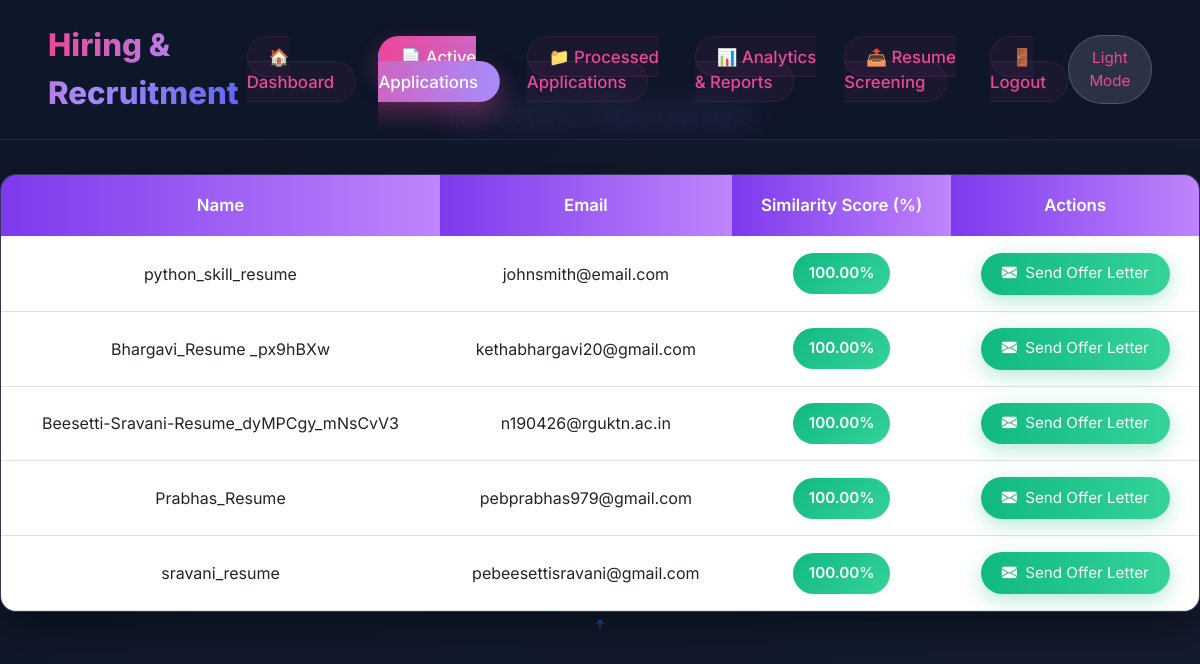
Screenshot of /application/ with the database file from the repository.
### users/models.py (models this page shows, shortened)
class RankedResume(models.Model):
    name = models.CharField(max_length=255, blank=True)
    email = models.EmailField(unique=True)
    phone_number = models.CharField(max_length=15, blank=True)
    role = models.CharField(max_length=255, blank=True)
    similarity_score = models.FloatField()
    resume_file = models.FileField(upload_to='resumes/', null=True)
    status = models.CharField(max_length=20, default='present')
    created_at = models.DateTimeField(auto_now_add=True)

### users/views.py (the view)
# urls.py: path('application/',usr.application,name='application'),
def application(request):
    applications = RankedResume.objects.filter(status='present')
    return render(request, 'users/applications.html', {"results": applications})

### assets/templates/users/applications.html (shortened to what this page needs)
{% extends 'users/userbase.html' %}
{% load static %}
{% block content %}
<div class="results-wrapper">
  <div class="page-header">
    <h2 class="page-title">Ranked Resumes</h2>
  </div>
  <div class="results-card">
    {% if results %}
    <div class="table-responsive">
      <table class="table">
        <thead>
          <tr>
            <th>Name</th>
            <th>Email</th>
            <th>Similarity Score (%)</th>
            <th>Actions</th>
          </tr>
        </thead>
        <tbody>
          {% for result in results %}
            {% if result %}
            <tr>
              <td data-label="Name">{{ result.name }}</td>
              <td data-label="Email">{{ result.email }}</td>
              <td data-label="Similarity Score">
                <span class="score-badge
                  {% if result.similarity_score >= 80 %}score-high
                  {% elif result.similarity_score >= 75 %}score-medium
                  {% else %}score-low{% endif %}">
                  {{ result.similarity_score|floatformat:2 }}%
                </span>
              </td>
              <td data-label="Actions">
                <form method="post" action="{% url 'send_email' %}" style="display:inline;">
                  <button type="submit" class="btn-send-offer btn-sm">
                    <i class="bi bi-envelope-fill me-1"></i> Send Offer Letter
                  </button>
                </form>
              </td>
            </tr>
            {% endif %}
          {% endfor %}
        </tbody>
      </table>
    </div>
    {% else %}
    <div class="no-data">
      <i class="bi bi-file-earmark-x"></i><br><br>
      No resumes processed yet.<br>
      Upload resumes to get ranked results and send offer letters.
    </div>
    {% endif %}
  </div>
</div>
{% endblock %}

### assets/templates/users/userbase.html (style rules this page uses)
:root { --primary: #6366f1; --primary-dark: #4f46e5; --accent: #ec4899; --dark: #0f172a; --dark-800: #1e293b; --light: #f8fafc; --gray: #94a3b8; --text: #f8fafc; --bg-start: #0f172a; --bg-end: #1e293b; --overlay: rgba(15, 23, 42, 0.68); --header-bg: rgba(15, 23, 42, 0.82); --header-border: rgba(99, 102, 241, 0.18); --navbar-link: #ec4899; --navbar-link-bg: rgba(236, 72, 153, 0.05); --navbar-link-border: rgba(236, 72, 153, 0.12); --theme-button-bg: rgba(255,255,255,0.12); --theme-button-border: rgba(255,255,255,0.18); --theme-button-hover: rgba(255,255,255,0.18); }
body { font-family: 'Inter', system-ui, sans-serif; background: linear-gradient(135deg, var(--bg-start) 0%, var(--bg-end) 100%); color: var(--text); min-height: 100vh; background-attachment: fixed; margin: 0; }
body::before { content: ""; position: fixed; inset: 0; background: var(--overlay); z-index: -2; }

### assets/templates/users/applications.html (style rules this page uses)
.page-header { text-align: center; margin-bottom: 2.5rem; }
.page-title { font-size: 2.3rem; font-weight: 700; background: linear-gradient(90deg, #ec4899, #a78bfa, #6366f1); -webkit-background-clip: text; -webkit-text-fill-color: transparent; margin-bottom: 0.8rem; }
.results-card { background: rgba(30, 41, 59, 0.75); backdrop-filter: blur(12px); -webkit-backdrop-filter: blur(12px); border: 1px solid rgba(167, 139, 250, 0.18); border-radius: 16px; overflow: hidden; box-shadow: 0 15px 40px rgba(0,0,0,0.45); animation: fadeInUp 0.8s ease-out; }
.table { margin-bottom: 0; color: #e2e8f0; }
.table thead th { background: linear-gradient(90deg, #7c3aed, #c084fc); color: white; font-weight: 600; text-align: center; border: none; padding: 1.1rem 1rem; font-size: 1.05rem; }
.table tbody tr { background: rgba(15, 23, 42, 0.35); transition: all 0.25s ease; }
.table td { vertical-align: middle; text-align: center; padding: 1rem 0.9rem; border-top: 1px solid rgba(167,139,250,0.08); }
.score-high { background: linear-gradient(135deg, #10b981, #34d399); color: white; }
.score-badge { display: inline-block; padding: 0.55rem 1rem; border-radius: 50px; font-weight: 600; font-size: 0.95rem; min-width: 80px; }
.btn-send-offer { padding: 0.6rem 1.3rem; font-size: 0.95rem; background: linear-gradient(90deg, #10b981, #34d399); color: white; border: none; border-radius: 50px; transition: all 0.3s; box-shadow: 0 6px 20px rgba(16,185,129,0.3); }

### rows the page displays
RankedResume: name "python_skill_resume", email "johnsmith@email.com", similarity_score "100.00"
RankedResume: name "Bhargavi_Resume _px9hBXw", email "kethabhargavi20@gmail.com", similarity_score "100.00"
RankedResume: name "Beesetti-Sravani-Resume_dyMPCgy_mNsCvV3", email "n190426@rguktn.ac.in", similarity_score "100.00"
RankedResume: name "Prabhas_Resume", email "pebprabhas979@gmail.com", similarity_score "100.00"
RankedResume: name "sravani_resume", email "pebeesettisravani@gmail.com", similarity_score "100.00"
